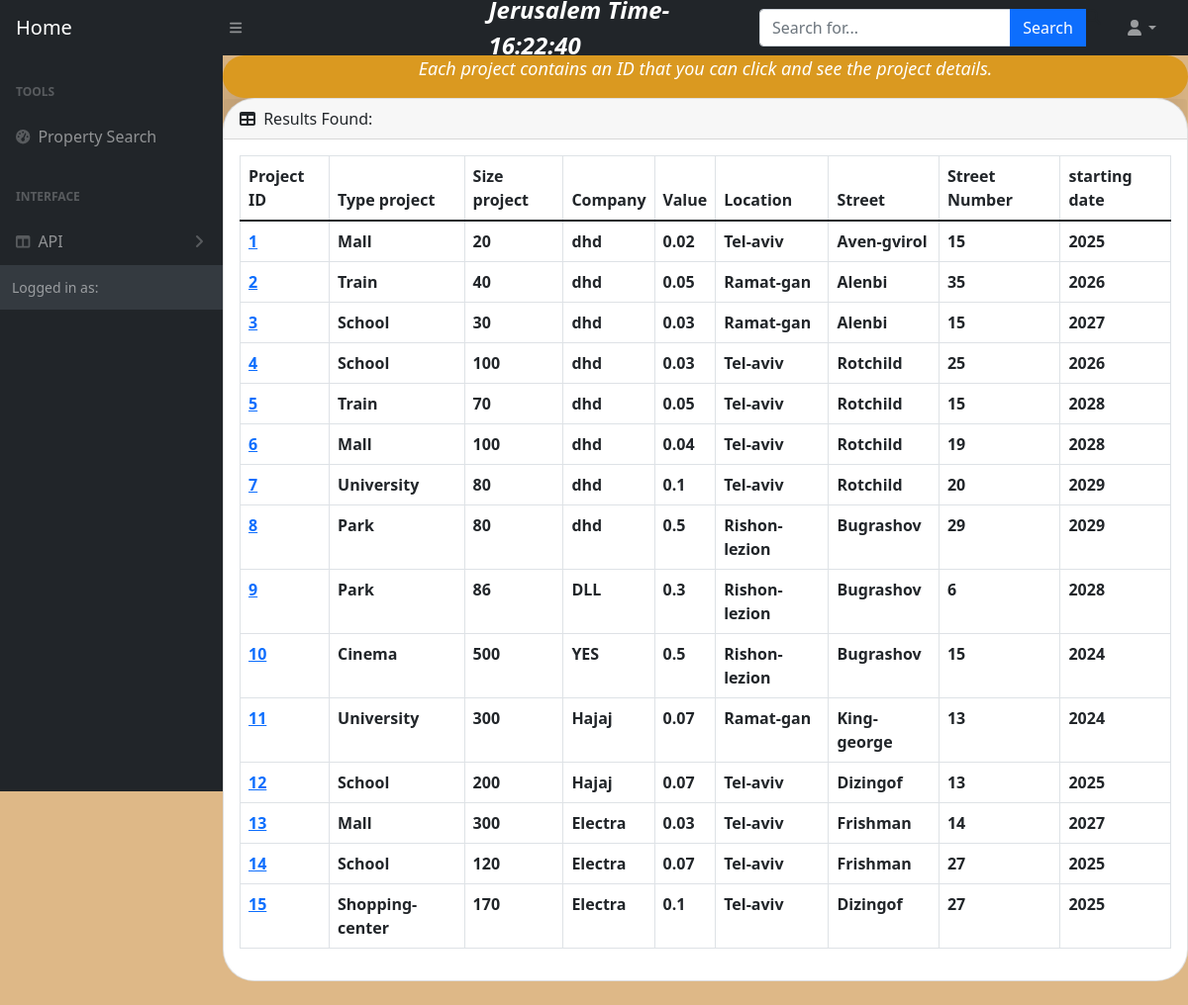
Page /property/all-projects/ on the committed database.
### property/models.py (models this page shows, shortened)
class Project(models.Model):
   type_project= models.CharField(_("type_project"),max_length=100, null=False)
   size_project= models.SmallIntegerField(_("size_project"),null=False)
   company= models.CharField(_("company"),max_length=100, null=False)
   dates= models.BigIntegerField(_("dates"),null=True, blank=True)
   location= models.CharField(_("location"),max_length=100, null=False)
   street = models.CharField(_("street"),max_length=100, null=False)
   street_number = models.SmallIntegerField(_("street_number"), null=False)
   value= models.FloatField(_("value"),null=False)

### property/views.py (the view)
# urls.py: path('all-projects/', views.all_projects, name='all_projects'),
def all_projects(request):
    projects_all = Project.objects.all()
    return render(request,'projects.html',{'projects_all':projects_all})

### property/templates/projects.html (shortened to what this page needs)
{% extends 'base.html' %}
{% block content %}
<div class="text" style="color: white; font-size: large; font-style: oblique; font-weight: 400; background-color: rgb(218, 153, 32); border-radius: 10em; box-shadow:-11px 24px 62px -13px rgba(0,0,0,0.69) ; text-align:center; position:static;width: 100%;" >
    <p style="font-size:large ;" >Each project contains an ID that you can click and see the project details.</p>
  </div>
   <div class="card mb-4">
     <div class="card-header">
         <i class="fas fa-table me-1"></i>
         Results Found:
     </div>
     <div class="card-body">
        <table class="table table-bordered" id="dataTable" width="100%" cellspacing="0">
            <thead>
                 <tr>
                   <th>Project ID</th>
                     <th>Type project</th>
                     <th>Size project</th>
                     <th>Company</th>
                     <th>Value</th>
                     <th>Location</th>
                     <th>Street</th>
                     <th>Street Number</th>
                     <th>starting date</th>
                 </tr>
             </thead>
             <tbody>
               {% for proj in projects_all %}
               <tr >
                   <th style="color:blue ;"><a href="{% url 'property:single_project' proj.id %}" >{{ proj.id }}</a></th>
                   <th>{{ proj.type_project }}</th>
                   <th>{{ proj.size_project }}</th>
                   <th>{{proj.company}}</th>
                   <th>{{proj.value}}</th>
                   <th>{{proj.location}}</th>
                   <th>{{proj.street}}</th>
                   <th>{{proj.street_number}}</th>
                   <th>{{proj.dates}} </th>
               </tr>
               {% endfor %}
                   </tbody>
                 </table>
             </div>
         </div>
     </div>
{% endblock %}

### templates/base.html (shortened to what this page needs)
<!DOCTYPE html>
<html lang="en">
<head>
    <link href="https://cdn.jsdelivr.net/npm/simple-datatables@latest/dist/style.css" rel="stylesheet" />
    <link  rel="stylesheet" type="text/css" href="/static/css/styles.css" />
</head>
<body class="sb-nav-fixed" onload="startTime()" style="background-color: burlywood" >
    <nav class="sb-topnav navbar navbar-expand navbar-dark bg-dark">
        <a class="navbar-brand ps-3" href="{% url 'home' %}">Home</a>
        <button class="btn btn-link btn-sm order-1 order-lg-0 me-4 me-lg-0" id="sidebarToggle" href="#!"><i class="fas fa-bars"></i></button>
        <div id="txt" style="color:white; font-size: x-large ; font-style: oblique; font-weight: 600 ;margin-left:20%;"></div>
        <form class="d-none d-md-inline-block form-inline ms-auto me-0 me-md-3 my-2 my-md-0" action="{% url 'property:nav_search' %} " method = POST >
            <div class="input-group">
                <input class="form-control" type="text" name="search1" id= "search1" placeholder="Search for..." aria-label="Search for..." aria-describedby="btnNavbarSearch" />
                 <input type="submit" value="Search" class="btn btn-primary" id="btnNavbarSearch"  type="button"><i class="fas fa-search"></i></input>
            </div>
        </form>
        <ul class="navbar-nav ms-auto ms-md-0 me-3 me-lg-4">
            <li class="nav-item dropdown">
                <a class="nav-link dropdown-toggle" id="navbarDropdown" href="#" role="button" data-bs-toggle="dropdown" aria-expanded="false"><i class="fas fa-user fa-fw"></i></a>
            </li>
        </ul>
    </nav>
    <div id="layoutSidenav">
        <div id="layoutSidenav_nav">
            <nav class="sb-sidenav accordion sb-sidenav-dark" id="sidenavAccordion">
                <div class="sb-sidenav-menu">
                    <div class="nav">
                        <div class="sb-sidenav-menu-heading">Tools</div>
                        <a class="nav-link" href="{% url 'property:searchproperty' %}">
                            <div class="sb-nav-link-icon"><i class="fas fa-tachometer-alt"></i></div>
                            Property Search
                        </a>
                        <div class="sb-sidenav-menu-heading">Interface</div>
                        <a class="nav-link collapsed" href="#" data-bs-toggle="collapse" data-bs-target="#collapseLayouts" aria-expanded="false" aria-controls="collapseLayouts">
                            <div class="sb-nav-link-icon"><i class="fas fa-columns"></i></div>
                            API
                            <div class="sb-sidenav-collapse-arrow"><i class="fas fa-angle-down"></i></div>
                        </a>
                <div class="sb-sidenav-footer">
                    <div class="small" >Logged in as:</div>
                </div>
            </nav>
        </div>
        <div id="layoutSidenav_content">
    {% block content %}
    {% endblock %}
</body>
</html>

### rows in the picture
Project: id "1", type_project "Mall", size_project "20", company "dhd", value "0.02", location "Tel-aviv", street "Aven-gvirol", street_number "15", dates "2025"
Project: id "2", type_project "Train", size_project "40", company "dhd", value "0.05", location "Ramat-gan", street "Alenbi", street_number "35", dates "2026"
Project: id "3", type_project "School", size_project "30", company "dhd", value "0.03", location "Ramat-gan", street "Alenbi", street_number "15", dates "2027"
Project: id "4", type_project "School", size_project "100", company "dhd", value "0.03", location "Tel-aviv", street "Rotchild", street_number "25", dates "2026"
Project: id "5", type_project "Train", size_project "70", company "dhd", value "0.05", location "Tel-aviv", street "Rotchild", street_number "15", dates "2028"
Project: id "6", type_project "Mall", size_project "100", company "dhd", value "0.04", location "Tel-aviv", street "Rotchild", street_number "19", dates "2028"
Project: id "7", type_project "University", size_project "80", company "dhd", value "0.1", location "Tel-aviv", street "Rotchild", street_number "20", dates "2029"
Project: id "8", type_project "Park", size_project "80", company "dhd", value "0.5", location "Rishon-lezion", street "Bugrashov", street_number "29", dates "2029"
Project: id "9", type_project "Park", size_project "86", company "DLL", value "0.3", location "Rishon-lezion", street "Bugrashov", street_number "6", dates "2028"
Project: id "10", type_project "Cinema", size_project "500", company "YES", value "0.5", location "Rishon-lezion", street "Bugrashov", street_number "15", dates "2024"
Project: id "11", type_project "University", size_project "300", company "Hajaj", value "0.07", location "Ramat-gan", street "King-george", street_number "13", dates "2024"
Project: id "12", type_project "School", size_project "200", company "Hajaj", value "0.07", location "Tel-aviv", street "Dizingof", street_number "13", dates "2025"
Project: id "13", type_project "Mall", size_project "300", company "Electra", value "0.03", location "Tel-aviv", street "Frishman", street_number "14", dates "2027"
Project: id "14", type_project "School", size_project "120", company "Electra", value "0.07", location "Tel-aviv", street "Frishman", street_number "27", dates "2025"
Project: id "15", type_project "Shopping-center", size_project "170", company "Electra", value "0.1", location "Tel-aviv", street "Dizingof", street_number "27", dates "2025"
